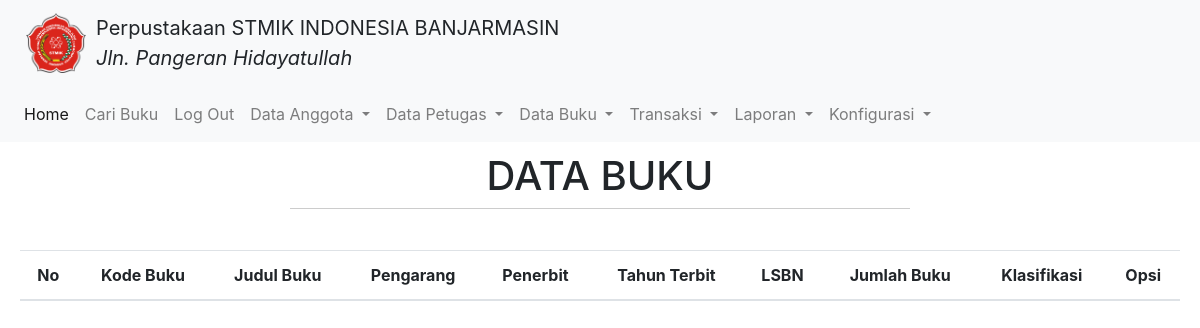
The page /?view=data-buku (signed in) on the database as committed earlier.
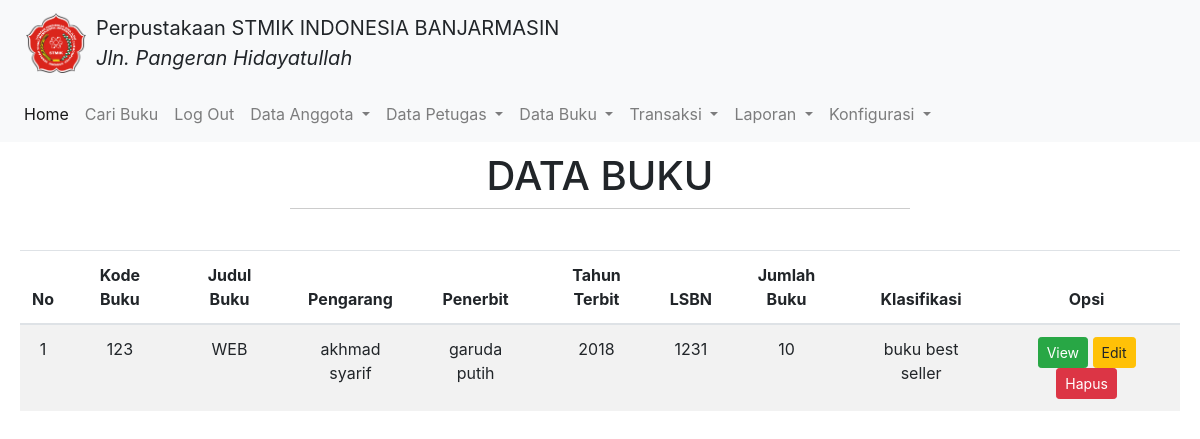
The same page on the database as committed later.
### tables this page shows
CREATE TABLE `buku` (
  `kd_buku` int(10) NOT NULL,
  `jdl_buku` varchar(100) NOT NULL,
  `pengarang` varchar(30) NOT NULL,
  `penerbit` varchar(30) NOT NULL,
  `thn_terbit` year(4) NOT NULL,
  `lsbn` int(25) NOT NULL,
  `jml_buku` smallint(15) NOT NULL,
  `klasifikasi` varchar(50) NOT NULL,
  `sinopsis` text NOT NULL,
  `tgl_entry` datetime NOT NULL
);

### models/admin.php (called while the page is built, shortened)
<?php
class Admin
{
  private $mysqli;
  function __construct($mysqli)
  {
    $this->mysqli = $mysqli;
  }
  public function showBuku(){
    $db = $this->mysqli->conn;
    $sql = "SELECT * FROM buku";
    $query = $db->query($sql);
    return $query;
  }
}
?>

### view/admin/data-buku.php (the view, shortened to what this page needs)
<div class="header-hal">
    <h1>DATA BUKU</h1>
    <hr>
</div>
<div class="daftar-table">
    <table class="table table-striped text-center" id="table">
      <thead>
      <tr>
        <th>No</th>
        <th>Kode Buku</th>
        <th>Judul Buku</th>
        <th>Pengarang</th>
        <th>Penerbit</th>
        <th>Tahun Terbit</th>
        <th>LSBN</th>
        <th>Jumlah Buku</th>
        <th>Klasifikasi</th>
        <th>Opsi</th>
      </tr>
    </thead>
    <?php
    $data = $objAdmin->showBuku();
    $no = 1;
    while ($a = $data->fetch_object()) {
    ?>
    <tbody>
      <tr>
        <td><?= $no; ?></td>
        <td><?= $a->kd_buku; ?></td>
        <td><?= $a->jdl_buku; ?></td>
        <td><?= $a->pengarang; ?></td>
        <td><?= $a->penerbit; ?></td>
        <td><?= $a->thn_terbit; ?></td>
        <td><?= $a->lsbn; ?></td>
        <td><?= $a->jml_buku; ?></td>
        <td><?= $a->klasifikasi; ?></td>
        <td>
          <a href="" class="btn btn-sm btn-success">View</a>
          <a href="?view=edit-buku" class="btn btn-sm btn-warning">Edit</a>
          <a href="" class="btn btn-sm btn-danger">Hapus</a>
        </td>
      </tr>
    </tbody>
    <?php
    $no++;
    }
    ?>
    </table>
</div>

Rows that differ between the two databases and show on the page:
added buku: kd_buku "123", jdl_buku "WEB", pengarang "akhmad syarif", penerbit "garuda putih", thn_terbit "2018", lsbn "1231", jml_buku "10", klasifikasi "buku best seller"
